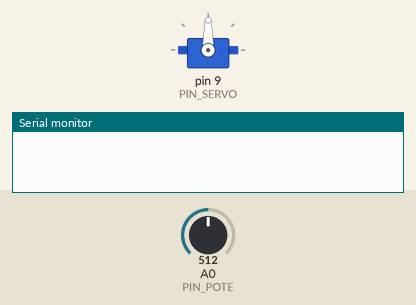
This sketch was run on a simulated Arduino Uno, built with avr-gcc and run on an emulated ATmega328P. On the bench: servo, the last lines printed to the serial monitor. Inputs (shaded band) come from the test bench; at power-on: A0 (PIN_POTE) = 512.

Above: at 1.7 s.
1.8 s: A0 (PIN_POTE) set to 716
At 2.7 s:
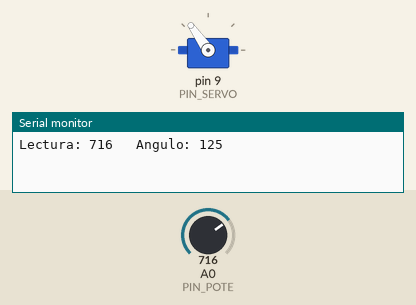
3.3 s: A0 (PIN_POTE) set to 900
At 3.6 s:
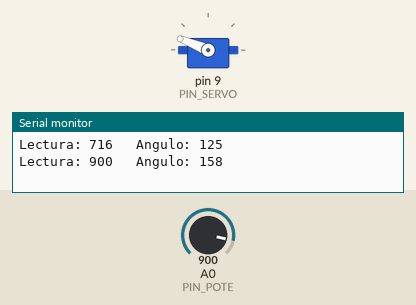
4.8 s: A0 (PIN_POTE) set to 1023
At 5.3 s:
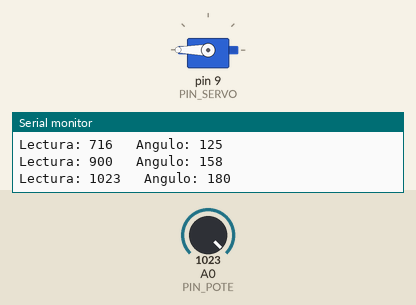
6.3 s: A0 (PIN_POTE) set to 306
At 7.3 s:
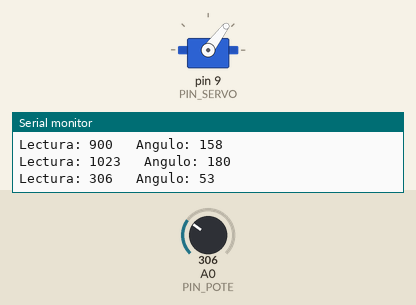
7.8 s: A0 (PIN_POTE) set to 122
At 8.2 s:
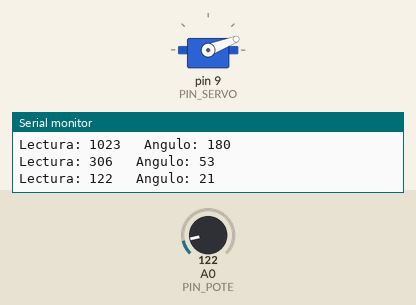
9.3 s: A0 (PIN_POTE) set to 0
At 9.8 s:
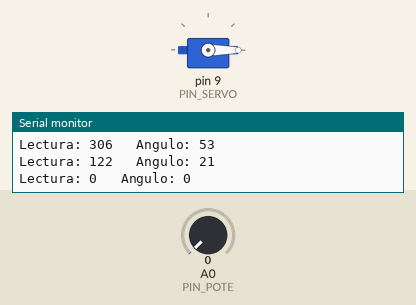
Timing chart, 0 to 11.8 s (numbered marks = the images above; inputs shaded):
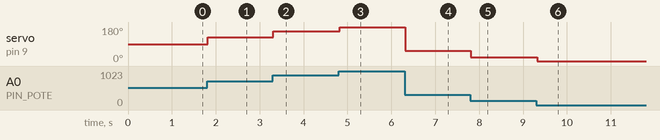

Measured:
- after the input at 1.8 s, servo on pin 9 (PIN_SERVO): 90° → 125° at once
- after the input at 3.3 s, servo on pin 9 (PIN_SERVO): 125° → 158° at once
- after the input at 4.8 s, servo on pin 9 (PIN_SERVO): 158° → 180° at once
- after the input at 6.3 s, servo on pin 9 (PIN_SERVO): 180° → 53° at once
- after the input at 7.8 s, servo on pin 9 (PIN_SERVO): 53° → 21° at once
- after the input at 9.3 s, servo on pin 9 (PIN_SERVO): 21° → 0° at once

The sketch:

U1-E07-servo-potenciometro.ino
```cpp
/* ============================================================
   Unidad 1 - Arduino Uno R3
   EJERCICIO U1-E07 - Servo comandado por potenciometro
                                                  Nivel: intermedio
   ------------------------------------------------------------
   Se practica: control proporcional de un actuador.
   Materiales:  servo SG90, potenciometro de 10 k, fuente
                externa de 5 V para el servo.
   Montaje:     senal del servo -> pin 9
                alimentacion del servo -> FUENTE EXTERNA
                GND de la fuente UNIDO al GND de la placa
                cursor del potenciometro -> A0
   ------------------------------------------------------------
   Autor: Francisco J. Agurto
   ============================================================ */

#include <Servo.h>

Servo miServo;

const byte PIN_SERVO = 9;
const byte PIN_POTE  = A0;

// El conversor entrega pequenas variaciones aunque el
// potenciometro no se mueva. Solo se ordena un movimiento nuevo
// si el cambio supera este margen: evita el temblor del eje.
const byte MARGEN_GRADOS = 2;

int anguloActual = 90;

void setup() {
  miServo.attach(PIN_SERVO);
  miServo.write(anguloActual);
  Serial.begin(9600);
  delay(500);
}

void loop() {
  int lectura = analogRead(PIN_POTE);
  int angulo  = map(lectura, 0, 1023, 0, 180);
  angulo      = constrain(angulo, 0, 180);

  if (abs(angulo - anguloActual) >= MARGEN_GRADOS) {
    anguloActual = angulo;
    miServo.write(anguloActual);

    Serial.print(F("Lectura: "));
    Serial.print(lectura);
    Serial.print(F("   Angulo: "));
    Serial.println(anguloActual);
  }

  delay(20);   // tiempo minimo entre ordenes al servo
}

/* RECORDATORIO
   La biblioteca Servo toma el temporizador de los pines 9 y 10:
   mientras haya un servo conectado, esos dos pines no pueden
   entregar PWM con analogWrite(). */
```
